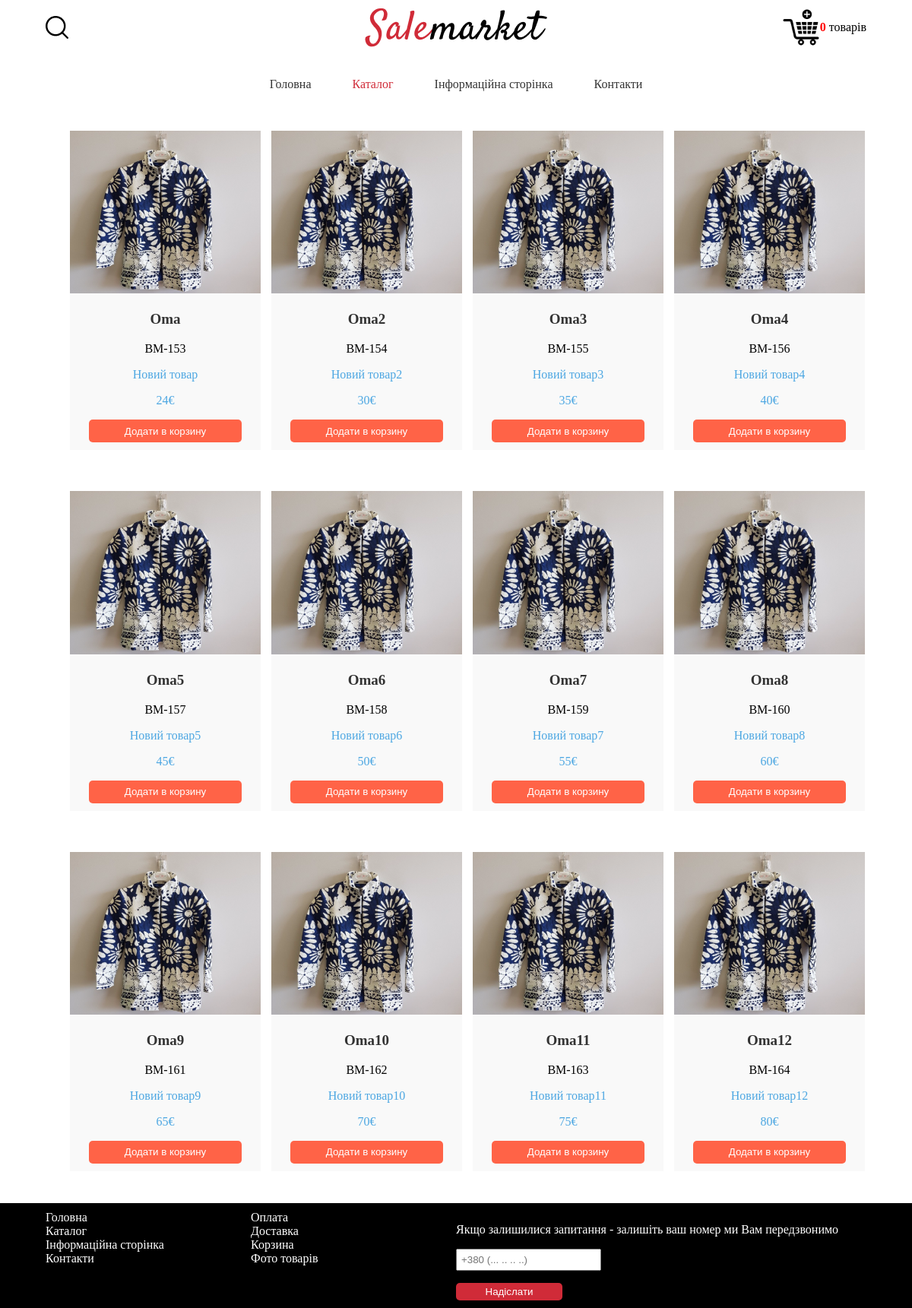
The page /front/catalog.php on the database its author committed.
### tables this page shows
CREATE TABLE IF NOT EXISTS `products` (
  `id` int(11) NOT NULL AUTO_INCREMENT,
  `title` varchar(50) DEFAULT NULL,
  `code` varchar(50) DEFAULT NULL,
  `description` varchar(50) DEFAULT NULL,
  `img` varchar(50) DEFAULT NULL,
  `price` int(11) NOT NULL DEFAULT 0,
  PRIMARY KEY (`id`)
);

### front/catalog.php (the view, shortened to what this page needs)
<?php
$host = 'localhost';
$user = 'root';
$pass = '';
$db_name = 'products';
$conn = new mysqli($host, $user, $pass, $db_name);
$sql = "SELECT * FROM products";
$products = [];
foreach ($conn->query($sql) as $row) {
    $products[] = $row;
}
$count_products = 0;
?>
<!DOCTYPE html>
<html lang="en">
<head>
    <link rel="stylesheet" href="css/index.css">
    <link rel="stylesheet" href="css/media.css">
    <link rel="stylesheet" href="css/catalog.css">
</head>
<body>
    <div class="wrap">
        <header>
            <div class="search-header">
                <img src="./images/loupe 2.png" alt="images loupe">
            </div>
            <div class="name-site-header">
                <img src="./images/Salemarket.png" alt="logo Salemarket">
            </div>
            <div class="basket-header">
                <img class="basket__icon" src="./images/basket.png" alt="basket-header">
                <div><b style="color: red"><?php echo $count_products?></b> товарів</div>
            </div>
        </header>
        <div class="menu">
            <span><a class="position white" href="index.php">Головна</a></span>
            <span><a class="position red" href="catalog.php">Каталог</a></span>
            <span><a class="position white" href="information.php">Інформаційна сторінка</a></span>
            <span><a class="position white" href="#">Контакти</a></span>
        </div>
        <div class="card-with-goods">
            <?php foreach ($products as $key=>$product) : ?>
                <div class="goods">
                    <form action="basket_create.php" method="post">
                        <img src="images/<?php echo $product['img']?>" alt="photo goods">
                        <p id="name-goods"><?php echo $product['title']?></p>
                        <p id="code"><?php echo $product['code']?></p>
                        <p id="stan-by"><?php echo $product['description']?></p>
                        <p id="price"><?php echo $product['price']?>&euro;</p>
                        <button type="submit" name="add_basket" value="<?php echo $key?>">Додати в корзину</button>
                    </form>
                </div>
            <?php endforeach ?>
        </div>
        <div class="wrap-footer">
            <footer>
                <div class="footer-menu">
                    <span><a href="index.php">Головна</a></span>
                    <span><a href="catalog.php">Каталог</a></span>
                    <span><a href="information.php">Інформаційна сторінка</a></span>
                    <span><a href="#">Контакти</a></span>
                </div>
                <div class="info-footer">
                    <span><a href="#">Оплата</a></span>
                    <span><a href="#">Доставка</a></span>
                    <span><a href="#">Корзина</a></span>
                    <span><a href="#">Фото товарів</a></span>
                </div>
                <div class="forms-footer">
                    <p>Якщо залишилися запитання - залишіть ваш номер ми Вам передзвонимо</p>
                    <form id="form">
                        <input type="text" name="phone" placeholder="+380 (... .. .. ..)">
                        <button>Надіслати</button>
                    </form>
                </div>
            </footer>
        </div>
    </div>
</body>
</html>

### front/css/index.css (style rules this page uses)
body { padding: 0; margin: 0; }
header { display: grid; grid-template-columns: 25% 50% 25%; width: 90%; margin: auto; margin-top: 10px; }
.wrap { max-width: 1600px; margin: auto; }
.search-header { display: flex; justify-content: flex-start; align-items: center; }
.name-site-header { display: flex; justify-content: center; align-items: center; }
.basket-header { display: flex; justify-content: flex-end; align-items: center; }
.menu span a { color:#333; text-decoration: none; transition: .2s; }
.menu { margin-top: 40px; text-align: center; }
span+span { margin-left: 50px; }
.position.red { color:#D02B38; }
.position.white { color:#333; }
footer { display: grid; grid-template-columns: 25% 25% 50%; width: 90%; margin: auto; padding-top: 10px; padding-bottom: 10px; }
.wrap-footer { background-color: #000; }
.footer-menu { display: flex; flex-direction: column; }
.footer-menu span+span { margin-left: 0px; }
.info-footer { display: flex; flex-direction: column; }
.info-footer span+span { margin-left: 0px; }
.footer-menu span a { color:#Fff; text-decoration: none; }
.info-footer span a { color:#Fff; text-decoration: none; }
.forms-footer p { color:#fff; }
.forms-footer form input { padding: 5px; outline: none; }
.forms-footer form button { background-color: #D02B38; padding: 4px; border-radius: 5px; color: white; border: none; outline: none; width: 140px; }
.basket__icon { width: 50px; cursor: pointer; }

### front/css/catalog.css (style rules this page uses)
.card-with-goods { display: grid; grid-template-columns: 25% 25% 25% 25%; width: 85%; margin: auto; margin-top: 50px; grid-gap: 10px; }
.goods img { width: 100%; }
#name-goods { font-size: 19px; font-weight: bolder; text-align: center; color:#333; }
.goods { background-color:#F9F9F9; margin-bottom: 40px; border: 2px solid #Fff; }
#code { text-align: center; }
#stan-by { color:rgb(77, 167, 226); text-align: center; }
#price { text-align: center; color:rgb(77, 167, 226); }
.goods button { height: 30px; width: 80%; margin: auto; display: flex; justify-content: center; align-items: center; margin-bottom: 10px; border: none; background-color: tomato; color:#fff; border-radius: 5px; transition: .2s; }

### rows shown on the page
products: img (picture), title "Oma", code "BM-153", description "Новий товар", price "24", $key 0 (drawn)
products: img (picture), title "Oma2", code "BM-154", description "Новий товар2", price "30", $key 1 (drawn)
products: img (picture), title "Oma3", code "BM-155", description "Новий товар3", price "35", $key 2 (drawn)
products: img (picture), title "Oma4", code "BM-156", description "Новий товар4", price "40", $key 3 (drawn)
products: img (picture), title "Oma5", code "BM-157", description "Новий товар5", price "45", $key 4 (drawn)
products: img (picture), title "Oma6", code "BM-158", description "Новий товар6", price "50", $key 5 (drawn)
products: img (picture), title "Oma7", code "BM-159", description "Новий товар7", price "55", $key 6 (drawn)
products: img (picture), title "Oma8", code "BM-160", description "Новий товар8", price "60", $key 7 (drawn)
products: img (picture), title "Oma9", code "BM-161", description "Новий товар9", price "65", $key 8 (drawn)
products: img (picture), title "Oma10", code "BM-162", description "Новий товар10", price "70", $key 9 (drawn)
products: img (picture), title "Oma11", code "BM-163", description "Новий товар11", price "75", $key 10 (drawn)
products: img (picture), title "Oma12", code "BM-164", description "Новий товар12", price "80", $key 11 (drawn)

### other values the page prints
$count_products "0"
